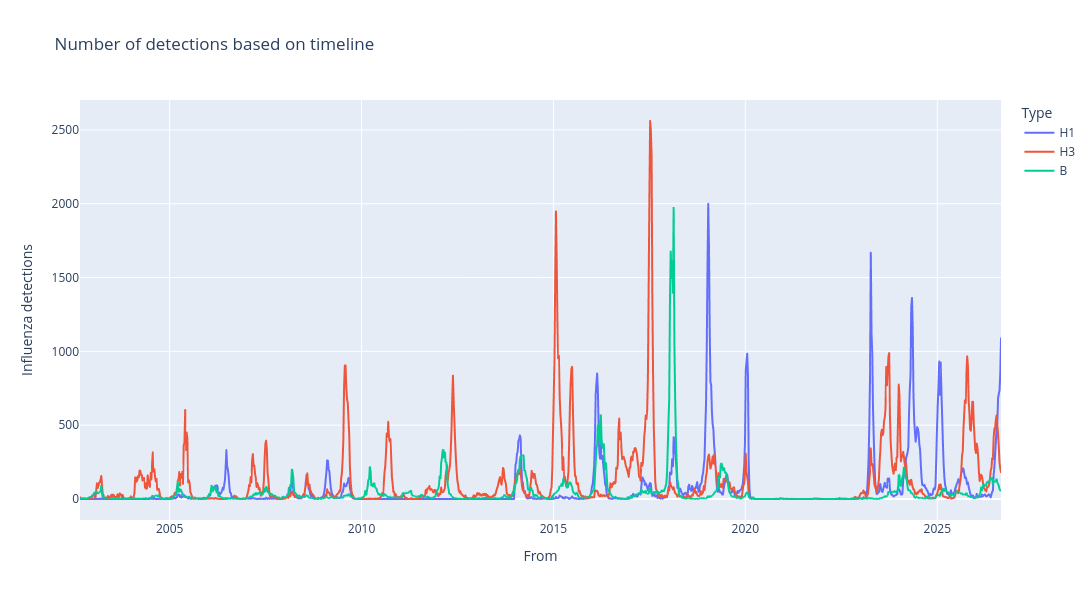

Source (notebook cell):
### Code cell
df_long = df.melt(
    id_vars=["From"],
    value_vars=["H1", "H3", "B"],
    var_name="Type",  
    value_name="Influenza detections",  
)

fig = px.line(df_long, "From", "Influenza detections", color="Type",
              title="Number of detections based on timeline", 
              width=1500, height=600
             )

fig.show()

### Figure 1 — Plotly figure (JSON) as saved in the notebook; plotly's stock layout.template omitted (floating-point values rounded to 4 significant figures; data arrays with more than 128 entries replaced by an {"elided": "..."} marker saying what was removed)
{"data": [{"hovertemplate": "Type=H1<br>From=%{x}<br>Influenza detections=%{y}<extra></extra>", "legendgroup": "H1", "line": {"color": "#636efa", "dash": "solid"}, "marker": {"symbol": "circle"}, "mode": "lines", "name": "H1", "showlegend": true, "type": "scattergl", "x": {"elided": "1253 str values"}, "xaxis": "x", "y": {"elided": "1253 float values"}, "yaxis": "y"}, {"hovertemplate": "Type=H3<br>From=%{x}<br>Influenza detections=%{y}<extra></extra>", "legendgroup": "H3", "line": {"color": "#EF553B", "dash": "solid"}, "marker": {"symbol": "circle"}, "mode": "lines", "name": "H3", "showlegend": true, "type": "scattergl", "x": {"elided": "1253 str values"}, "xaxis": "x", "y": {"elided": "1253 float values"}, "yaxis": "y"}, {"hovertemplate": "Type=B<br>From=%{x}<br>Influenza detections=%{y}<extra></extra>", "legendgroup": "B", "line": {"color": "#00cc96", "dash": "solid"}, "marker": {"symbol": "circle"}, "mode": "lines", "name": "B", "showlegend": true, "type": "scattergl", "x": {"elided": "1253 str values"}, "xaxis": "x", "y": {"elided": "1253 float values"}, "yaxis": "y"}], "layout": {"height": 600, "legend": {"title": {"text": "Type"}, "tracegroupgap": 0}, "title": {"text": "Number of detections based on timeline"}, "width": 1500, "xaxis": {"anchor": "y", "domain": [0, 1], "title": {"text": "From"}}, "yaxis": {"anchor": "x", "domain": [0, 1], "title": {"text": "Influenza detections"}}}}
